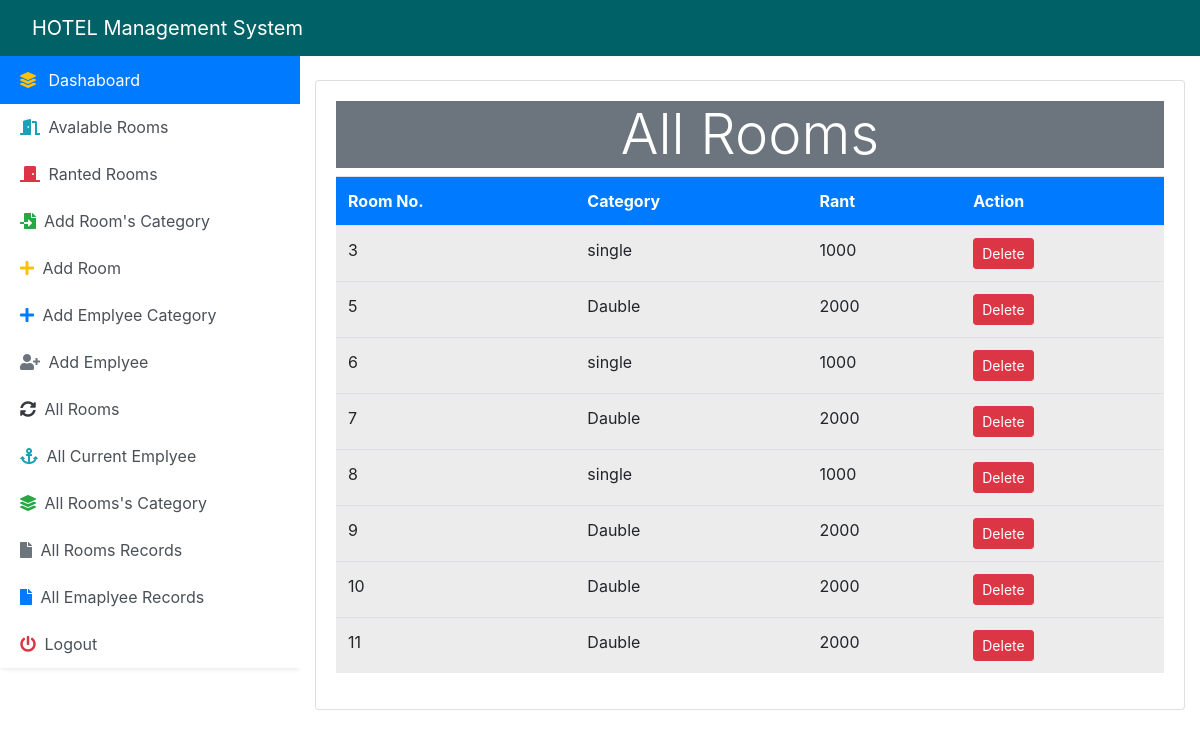
Screenshot of /allroom (signed in) with the database file from the repository.
### hotelwork/models.py (models this page shows, shortened)
class Rooms(models.Model):
    room_id = models.AutoField(primary_key=True)
    room_status = models.BooleanField(default=False)
    category = models.ForeignKey(Category,on_delete=models.CASCADE)

class Category(models.Model):
    category_id = models.AutoField(primary_key=True)
    title = models.CharField(max_length=200)
    rant = models.IntegerField()

### hotelwork/views.py (the view)
# urls.py: path('allroom',AllRoomView.as_view(),name="all_room"),
class AllRoomView(View):
    def get(self,request,*args,**kwargs):
        if not request.session.has_key('login'):
            return redirect('login')
        data = Rooms.objects.all()
        context = {"room":data}
        return render(self.request,'maneeger/all_room.html',context)

### templates/maneeger/all_room.html
{% extends 'maneeger/base.html' %}
{% block content %}
<div class="container mt-4">
<div class="row">
    <div class="col-lg-12">
        <div class="card">
            <div class="card-body">
                <h3 class="display-4 text-center text-white bg-secondary">All Rooms</h3>
                <table class="table table-active table-hover">
                    <tr class="bg-primary text-white">
                        <th>Room No.</th>
                        <th>Category</th>
                        <th>Rant</th>
                        <th>Action</th>
                    </tr>
                    {% for foo in room %}
                    <tr>
                        <td>{{ foo.room_id }}</td>
                        <td>{{ foo.category.title }}</td>
                        <td>{{ foo.category.rant }}</td>
                        <td><a href="" class="btn btn-danger btn-sm">Delete</a></td>
                    </tr>
                    {% endfor %}
                </table>
            </div>
        </div>
    </div>
</div>
</div>
{% endblock %}

### templates/maneeger/base.html (shortened to what this page needs)
<!DOCTYPE html>
<html lang="en">
<head>
    {% load static %}
    <link rel="stylesheet" href="{% static 'bootstrap.css' %}">
    <link rel="stylesheet" href="https://use.fontawesome.com/releases/v5.8.1/css/all.css">
</head>
<body>
<nav class="navbar navbar-expand-lg navbar-dark " style="background-color:#006266";>
    <a href="{% url 'dashaboard' %}" class="navbar-brand ml-3">HOTEL Management System</a>
</nav>
<div class="container-fluid p-0">
    <div class="row no-gutters">
        <div class="col-lg-3" style="height:90vh;overflow:auto;" id="sidebar">
            {% block sidebar %}
           <div class="card border-0 shadow-sm">
               <div class="card-body m-0 p-0">
                    <div class="list-group list-group-flush" id="list_hover">
                        <a href="{% url 'dashaboard' %}" class="list-group list-group-item list-group-item-action border-bottom-0 border-top-0 active"><i class="fas fa-layer-group mr-2 text-warning"></i> Dashaboard</a>
                        <a href="{% url 'avalablerooms' %}" class="list-group list-group-item list-group-item-action border-bottom-0 border-top-0"><i class="fas fa-door-open mr-1 text-info"></i> Avalable Rooms</a>
                        <a href="{% url 'rantedroom' %}" class="list-group list-group-item list-group-item-action border-bottom-0 border-top-0"><i class="fas fa-door-closed mr-1 text-danger"></i> Ranted Rooms</a>
                        <a href="{% url 'add_category' %}" class="list-group list-group-item list-group-item-action border-bottom-0 border-top-0"><i class="fas fa-file-import mr-2 text-success"></i>Add Room's Category</a>
                        <a href="{% url 'add_room' %}" class="list-group list-group-item list-group-item-action border-bottom-0 border-top-0"><i class="fas fa-plus mr-1 text-warning"></i> Add Room</a>
                        <a href="{% url 'add_emplyee_category' %}" class="list-group list-group-item list-group-item-action border-bottom-0 border-top-0"><i class="fas fa-plus mr-1 text-primary"></i> Add Emplyee Category</a>
                        <a href="{% url 'add_emplyee' %}" class="list-group list-group-item list-group-item-action border-bottom-0 border-top-0" ><i class="fas fa-user-plus mr-1 text-secondary"></i> Add Emplyee</a>
                        <a href="{% url 'all_room' %}" class="list-group list-group-item list-group-item-action border-bottom-0 border-top-0" ><i class="fas fa-sync-alt mr-1 text-dark"></i> All Rooms</a>
                        <a href="{% url 'all_current_emplyee' %}" class="list-group list-group-item list-group-item-action border-bottom-0 border-top-0"><i class="fas fa-anchor mr-1 text-info"></i> All Current Emplyee</a>
                        <a href="{% url 'all_category' %}" class="list-group list-group-item list-group-item-action border-bottom-0 border-top-0"> <i class="fas fa-layer-group mr-1 text-success"></i> All Rooms's Category</a>
                        <a href="{% url 'checkout_user_details' %}" class="list-group list-group-item list-group-item-action border-bottom-0 border-top-0"><i class="fas fa-file mr-1 text-secondary"></i> All Rooms Records</a>
                        <a href="{% url 'all_emplyee_record' %}" class="list-group list-group-item list-group-item-action border-bottom-0 border-top-0"><i class="fas fa-file mr-1 text-primary"></i> All Emaplyee Records</a>
                        <a href="{% url 'logout' %}" class="list-group list-group-item list-group-item-action border-bottom-0 border-top-0"><i class="fas fa-power-off mr-1 text-danger"></i> Logout</a>
                    </div>
               </div>
           </div>
            {% endblock %}
        </div>
     <div class="col-lg-9">
        {% block content %}
        {% endblock %}
     </div>
    </div>
</div>
</body>
</html>

### templates/maneeger/base.html (style rules this page uses)
#sidebar { height:90vh; overflow:auto; }

### rows the page displays
Rooms: room_id "3", category "single", category.rant "1000"
Rooms: room_id "5", category "Dauble", category.rant "2000"
Rooms: room_id "6", category "single", category.rant "1000"
Rooms: room_id "7", category "Dauble", category.rant "2000"
Rooms: room_id "8", category "single", category.rant "1000"
Rooms: room_id "9", category "Dauble", category.rant "2000"
Rooms: room_id "10", category "Dauble", category.rant "2000"
Rooms: room_id "11", category "Dauble", category.rant "2000"
